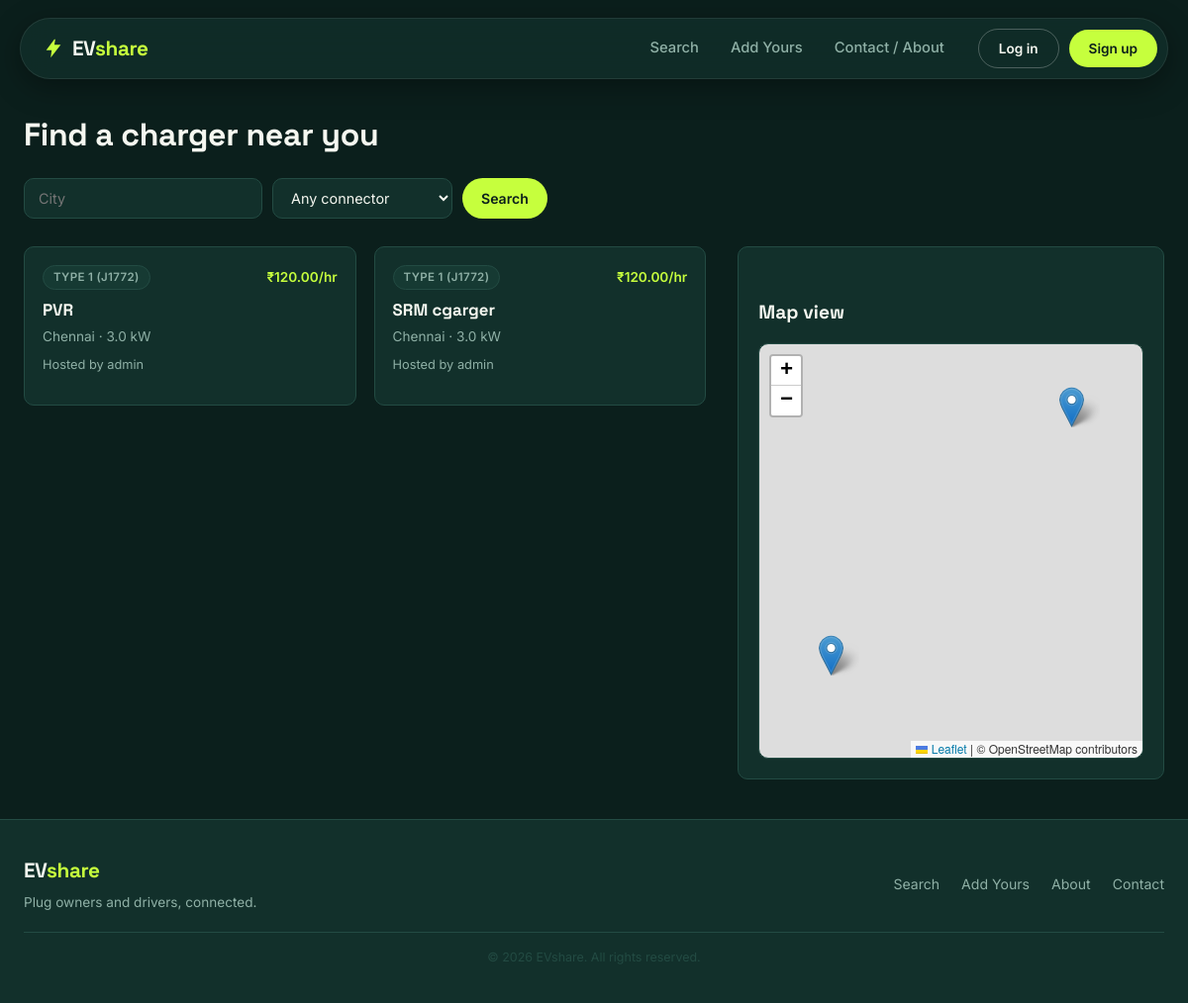
The app's page /search/ with its own data.
### EVshare/models.py (models this page shows, shortened)
class Charger(models.Model):
    owner = models.ForeignKey(
        settings.AUTH_USER_MODEL,
        on_delete=models.CASCADE,
        related_name='chargers'
    )
    title = models.CharField(max_length=100)
    address = models.CharField(max_length=255)
    city = models.CharField(max_length=100)
    latitude = models.DecimalField(max_digits=9, decimal_places=6, null=True, blank=True)
    longitude = models.DecimalField(max_digits=9, decimal_places=6, null=True, blank=True)
    connector_type = models.CharField(max_length=20, choices=CONNECTOR_CHOICES)
    power_kw = models.DecimalField(max_digits=5, decimal_places=1, help_text="Charging speed in kW")
    price_per_hour = models.DecimalField(max_digits=6, decimal_places=2)
    description = models.TextField(blank=True)
    is_available = models.BooleanField(default=True)
    created_at = models.DateTimeField(auto_now_add=True)
    class Meta:
        ordering = ['-created_at']

### EVshare/views.py (the view)
# urls.py: path('search/', views.search_chargers, name='search_chargers'),
def search_chargers(request):
    chargers = Charger.objects.filter(is_available=True)
    city = request.GET.get('city', '').strip()
    connector = request.GET.get('connector_type', '').strip()
    if city:
        chargers = chargers.filter(city__icontains=city)
    if connector:
        chargers = chargers.filter(connector_type=connector)
    context = {
        'chargers': chargers,
        'connector_choices': CONNECTOR_CHOICES,
        'selected_city': city,
        'selected_connector': connector,
    }
    return render(request, 'EVshare/search.html', context)

### EVshare/templates/EVshare/search.html (shortened to what this page needs)
{% extends "base.html" %}
{% block extra_css %}
<link rel="stylesheet" href="https://unpkg.com/leaflet@1.9.4/dist/leaflet.css" />
{% endblock %}
{% block content %}
<h1 class="page-title">Find a charger near you</h1>
<form method="get" class="filter-bar">
  <input type="text" name="city" placeholder="City" value="{{ selected_city }}">
  <select name="connector_type">
    <option value="">Any connector</option>
  </select>
  <button type="submit" class="btn btn-primary">Search</button>
</form>
<div class="detail-layout">
  <div class="detail-main">
    <div class="card-grid" id="cardGrid">
      {% for charger in chargers %}
        <a href="{% url 'charger_detail' charger.pk %}"
           class="card"
           data-lat="{{ charger.latitude|default_if_none:'' }}"
           data-lng="{{ charger.longitude|default_if_none:'' }}"
           data-title="{{ charger.title }}"
           data-price="{{ charger.price_per_hour }}">
          <div class="card-top">
            <span class="badge">{{ charger.get_connector_type_display }}</span>
            <span class="card-price">₹{{ charger.price_per_hour }}/hr</span>
          </div>
          <h3>{{ charger.title }}</h3>
          <p class="card-meta">{{ charger.city }} · {{ charger.power_kw }} kW</p>
          <p class="card-owner">Hosted by {{ charger.owner.username }}</p>
        </a>
      {% empty %}
        <p class="empty-state">No chargers found. Try a different city or connector type.</p>
      {% endfor %}
    </div>
  </div>
  <div class="detail-side">
    <h2 class="side-title">Map view</h2>
    <div id="map" style="width:100%; height:420px; border-radius:var(--radius); border:1px solid var(--line);"></div>
  </div>
</div>
{% endblock %}

### templates/base.html (shortened to what this page needs)
{% load static %}
<!DOCTYPE html>
<html lang="en">
<head>
  <link rel="stylesheet" href="{% static 'css/style.css' %}">
  {% block extra_css %}{% endblock %}
</head>
<body>
  <header class="site-header floating-nav">
    <div class="header-inner">
      <a href="{% url 'home' %}" class="logo">
        <span class="logo-mark" aria-hidden="true">
          <svg viewBox="0 0 24 24" width="22" height="22">
            <path d="M13 2 L4 14 H10 L9 22 L20 8 H13 L14 2 Z" fill="currentColor"/>
          </svg>
        </span>
        <span class="logo-text">EV<span class="logo-accent">share</span></span>
      </a>
      <nav class="main-nav" id="mainNav">
        <ul class="nav-links">
          <li><a href="{% url 'search_chargers' %}" class="nav-link">Search</a></li>
          <li><a href="{% url 'add_charger' %}" class="nav-link">Add Yours</a></li>
          <li><a href="{% url 'about' %}" class="nav-link">Contact / About</a></li>
        </ul>
        <div class="nav-auth">
          {% if user.is_authenticated %}
            <a href="{% url 'profile' %}" class="btn-pill-outline">Hi, {{ user.first_name|default:user.username }}</a>
            <a href="{% url 'logout' %}" class="btn-pill-solid">Log out</a>
          {% else %}
            <a href="{% url 'login' %}" class="btn-pill-outline">Log in</a>
            <a href="{% url 'signup' %}" class="btn-pill-solid">Sign up</a>
          {% endif %}
        </div>
      </nav>
    </div>
  </header>
  <main class="site-main {% block main_class %}{% endblock %}">
    {% block content %}
    {% endblock %}
  </main>
  <footer class="site-footer">
    <div class="footer-inner">
      <div class="footer-brand">
        <span class="logo-text">EV<span class="logo-accent">share</span></span>
        <p>Plug owners and drivers, connected.</p>
      </div>
      <div class="footer-links">
        <a href="{% url 'search_chargers' %}">Search</a>
        <a href="{% url 'add_charger' %}">Add Yours</a>
        <a href="{% url 'about' %}">About</a>
        <a href="{% url 'contact' %}">Contact</a>
      </div>
      <p class="footer-copy">&copy; {% now "Y" %} EVshare. All rights reserved.</p>
    </div>
  </footer>
</body>
</html>

### records on screen
Charger: connector_type "TYPE 1 (J1772)", price_per_hour "120.00", title "PVR", city "Chennai", power_kw "3.0", owner.username "admin"
Charger: connector_type "TYPE 1 (J1772)", price_per_hour "120.00", title "SRM cgarger", city "Chennai", power_kw "3.0", owner.username "admin"
